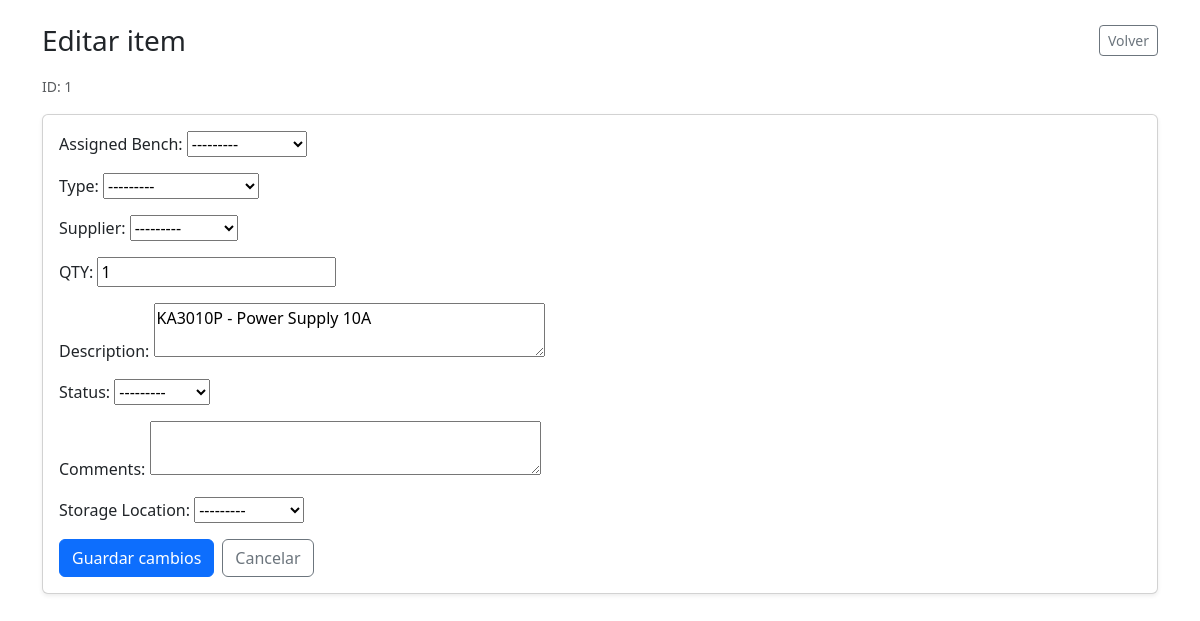
The app's page /1/edit/, older data.
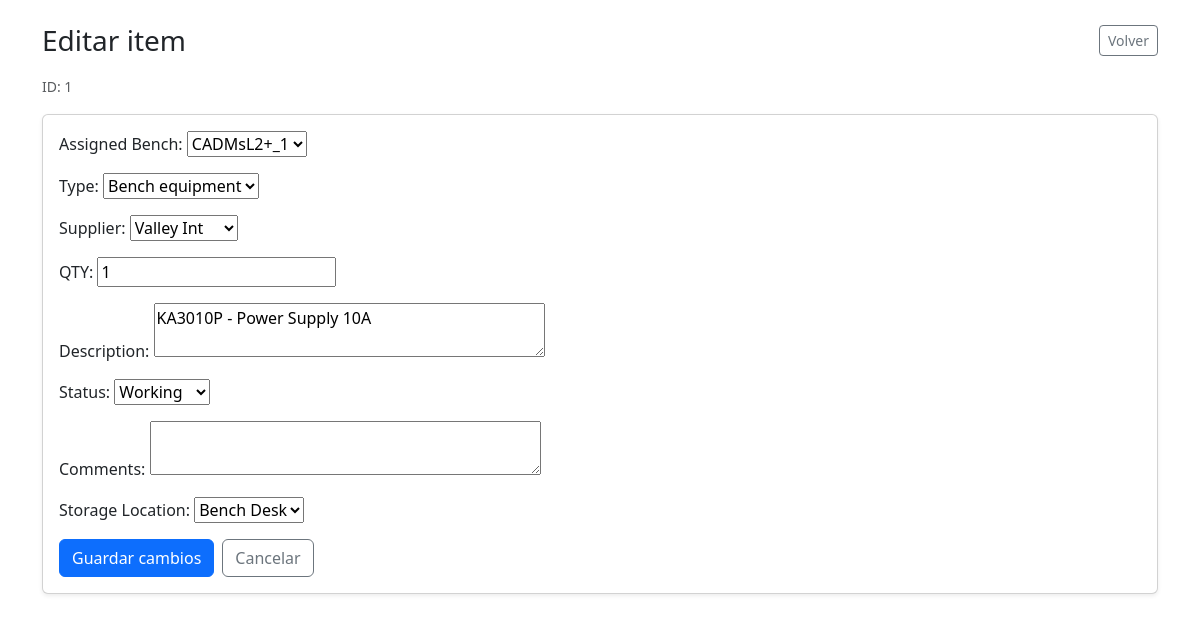
The same page, newer data.
### inv/models.py (models this page shows, shortened)
class InventoryItem(models.Model):
    ASSIGNED_L21 = "L21"
    ASSIGNED_L22 = "L22"
    ASSIGNED_LO1 = "LO1"
    ASSIGNED_CHOICES = [
        (ASSIGNED_L21, "CADMsL2+_1"),
        (ASSIGNED_L22, "CADMsL2+_2"),
        (ASSIGNED_LO1, "CADMSLo_1"),
    ]
    TYPE_BENCH = "BENCH"
    TYPE_LICENSE = "LICENSE"
    TYPE_HARNESS = "HARNESS"
    TYPE_RADAR = "RADAR"
    TYPE_CAMERA = "CAMERA"
    TYPE_ECU = "ECU"
    TYPE_OTHER = "OTHER"
    TYPE_CHOICES = [
        (TYPE_BENCH, "Bench equipment"),
        (TYPE_LICENSE, "License"),
        (TYPE_HARNESS, "Harness"),
        (TYPE_RADAR, "Radar"),
        (TYPE_CAMERA, "Camera"),
        (TYPE_ECU, "ECU"),
        (TYPE_OTHER, "Other"),
    ]
    STATUS_WORKING = "WORKING"
    STATUS_LEND = "LEND"
    STATUS_DAMAGED = "DAMAGE"
    STATUS_CHOICES = [
        (STATUS_WORKING, "Working"),
        (STATUS_LEND, "Lend"),
        (STATUS_DAMAGED, "Damaged"),
    ]
    SUPPLIER_APTIV = "APTIV"
    SUPPLIER_VECTOR = "VECTOR"
    SUPPLIER_LAUTERBACH = "LAUTERBACH"
    SUPPLIER_DELL = "DELL"
    SUPPLIER_VALLEY = "VALLEY_INT"
    SUPPLIER_CHOICES = [
        (SUPPLIER_APTIV, "Aptiv"),
        (SUPPLIER_VECTOR, "Vector"),
        (SUPPLIER_LAUTERBACH, "Lauterbach"),
        (SUPPLIER_DELL, "Dell"),
        (SUPPLIER_VALLEY, "Valley Int"),
    ]
    STORAGE_BENCH = "BENCH"
    STORAGE_GABINET = "GABINET"
    STORAGE_NA = "NA"
    STORAGE_CHOICES = [
        (STORAGE_BENCH, "Bench Desk"),
        (STORAGE_GABINET, "Gabinet 1"),
        (STORAGE_NA, "N/A"),
    ]
    assigned_bench = models.CharField("Assigned Bench", max_length=30, choices=ASSIGNED_CHOICES)
    type = models.CharField("Type", max_length=20, choices=TYPE_CHOICES)
    supplier = models.CharField("Supplier", max_length=30, choices=SUPPLIER_CHOICES)
    qty = models.PositiveIntegerField("QTY", default=0)
    description = models.TextField("Description", blank=True)
    status = models.CharField("Status", max_length=20, choices=STATUS_CHOICES)
    comments = models.TextField("Comments", blank=True)
    storage_location = models.CharField("Storage Location", max_length=20, choices=STORAGE_CHOICES)
    class Meta:
        verbose_name = "Inventory item"
        verbose_name_plural = "Inventory items"
        ordering = ["id", "assigned_bench", "type", "supplier"]

### inv/views.py (the view)
# urls.py: path("<int:pk>/edit/", inventory_edit, name="edit"),
def inventory_edit(request, pk):
    item = get_object_or_404(InventoryItem, pk=pk)
    if request.method == "POST":
        form = InventoryItemForm(request.POST, instance=item)
        if form.is_valid():
            form.save()
            messages.success(request, "Item actualizado")
            return redirect("inv:list")
    else:
        form = InventoryItemForm(instance=item)
    return render(request, "inv/edit.html", {"form": form, "item": item})

### inv/forms.py
class InventoryItemForm(forms.ModelForm):
    class Meta:
        model = InventoryItem
        fields = "__all__"
        widgets = {
            "description": forms.Textarea(attrs={
                "rows": 2,
                "cols": 40,
            }),
            "comments": forms.Textarea(attrs={
                "rows": 2,
                "cols": 40,
            }),
        }

### templates/inv/edit.html (shortened to what this page needs)
<!doctype html>
<html lang="es">
<head>
  <link href="https://cdn.jsdelivr.net/npm/bootstrap@5.3.3/dist/css/bootstrap.min.css" rel="stylesheet">
</head>
<body class="p-4">
  <div class="container">
    <div class="d-flex justify-content-between align-items-center mb-3">
      <h3 class="m-0">Editar item</h3>
      <a class="btn btn-outline-secondary btn-sm" href="{% url 'inv:list' %}">Volver</a>
    </div>
    <div class="text-muted mb-3"><small>ID: {{ item.id }}</small></div>
    <form method="post" class="card card-body shadow-sm">
      {{ form.as_p }}
      <div class="d-flex gap-2">
        <button class="btn btn-primary" type="submit">Guardar cambios</button>
        <a class="btn btn-outline-secondary" href="{% url 'inv:list' %}">Cancelar</a>
      </div>
    </form>
  </div>
</body>
</html>

Row changes from the older to the newer data that the page shows:
changed InventoryItem "KA3010P - Power Supply 10A": assigned_bench "---------" → "CADMsL2+_1"; type "---------" → "Bench equipment"; supplier "---------" → "Valley Int"; status "---------" → "Working"; storage_location "---------" → "Bench Desk"
